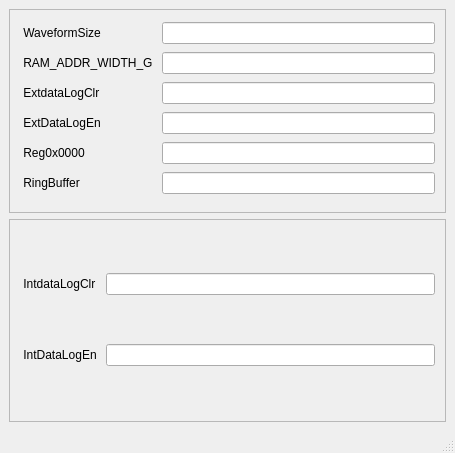
<?xml version="1.0" encoding="UTF-8"?>
<ui version="4.0">
 <class>MainWindow</class>
 <widget class="QMainWindow" name="MainWindow">
  <property name="geometry">
   <rect>
    <x>0</x>
    <y>0</y>
    <width>455</width>
    <height>453</height>
   </rect>
  </property>
  <property name="windowTitle">
   <string>MainWindow</string>
  </property>
  <widget class="QWidget" name="centralwidget">
   <layout class="QGridLayout" name="gridLayout_3">
    <item row="0" column="0">
     <widget class="QScrollArea" name="StatusVariables">
      <property name="minimumSize">
       <size>
        <width>0</width>
        <height>193</height>
       </size>
      </property>
      <property name="widgetResizable">
       <bool>true</bool>
      </property>
      <widget class="QWidget" name="scrollAreaWidgetContents_2">
       <property name="geometry">
        <rect>
         <x>0</x>
         <y>0</y>
         <width>435</width>
         <height>191</height>
        </rect>
       </property>
       <layout class="QGridLayout" name="gridLayout_4">
        <property name="leftMargin">
         <number>10</number>
        </property>
        <property name="topMargin">
         <number>10</number>
        </property>
        <property name="rightMargin">
         <number>10</number>
        </property>
        <property name="bottomMargin">
         <number>10</number>
        </property>
        <property name="spacing">
         <number>6</number>
        </property>
        <item row="0" column="0">
         <widget class="QLabel" name="WaveformSize">
          <property name="text">
           <string> WaveformSize </string>
          </property>
         </widget>
        </item>
        <item row="0" column="1">
         <widget class="caLineEdit" name="$(DEVICE):$(PORT):WaveformSize">
          <property name="channel" stdset="0">
           <string notr="true">$(DEVICE):$(PORT):WaveformSize</string>
          </property>
          <property name="formatType">
           <enum>caLineEdit::hexadecimal</enum>
          </property>
         </widget>
        </item>
        <item row="1" column="0">
         <widget class="QLabel" name="RAM_ADDR_WIDTH_G">
          <property name="text">
           <string> RAM_ADDR_WIDTH_G </string>
          </property>
         </widget>
        </item>
        <item row="1" column="1">
         <widget class="caLineEdit" name="$(DEVICE):$(PORT):RAM_ADDR_WIDTH_G">
          <property name="channel" stdset="0">
           <string notr="true">$(DEVICE):$(PORT):RAM_ADDR_WIDTH_G</string>
          </property>
          <property name="formatType">
           <enum>caLineEdit::hexadecimal</enum>
          </property>
         </widget>
        </item>
        <item row="2" column="0">
         <widget class="QLabel" name="ExtdataLogClr">
          <property name="text">
           <string> ExtdataLogClr </string>
          </property>
         </widget>
        </item>
        <item row="2" column="1">
         <widget class="caLineEdit" name="$(DEVICE):$(PORT):ExtdataLogClr">
          <property name="channel" stdset="0">
           <string notr="true">$(DEVICE):$(PORT):ExtdataLogClr</string>
          </property>
          <property name="formatType">
           <enum>caLineEdit::hexadecimal</enum>
          </property>
         </widget>
        </item>
        <item row="3" column="0">
         <widget class="QLabel" name="ExtDataLogEn">
          <property name="text">
           <string> ExtDataLogEn </string>
          </property>
         </widget>
        </item>
        <item row="3" column="1">
         <widget class="caLineEdit" name="$(DEVICE):$(PORT):ExtDataLogEn">
          <property name="channel" stdset="0">
           <string notr="true">$(DEVICE):$(PORT):ExtDataLogEn</string>
          </property>
          <property name="formatType">
           <enum>caLineEdit::hexadecimal</enum>
          </property>
         </widget>
        </item>
        <item row="6" column="0">
         <widget class="QLabel" name="Reg0x0000">
          <property name="text">
           <string> Reg0x0000 </string>
          </property>
         </widget>
        </item>
        <item row="6" column="1">
         <widget class="caLineEdit" name="$(DEVICE):$(PORT):Reg0x0000">
          <property name="channel" stdset="0">
           <string notr="true">$(DEVICE):$(PORT):Reg0x0000</string>
          </property>
          <property name="formatType">
           <enum>caLineEdit::hexadecimal</enum>
          </property>
         </widget>
        </item>
        <item row="7" column="0">
         <widget class="QLabel" name="RingBuffer">
          <property name="text">
           <string> RingBuffer </string>
          </property>
         </widget>
        </item>
        <item row="7" column="1">
         <widget class="caLineEdit" name="$(DEVICE):$(PORT):RingBuffer">
          <property name="channel" stdset="0">
           <string notr="true">$(DEVICE):$(PORT):RingBuffer</string>
          </property>
          <property name="formatType">
           <enum>caLineEdit::hexadecimal</enum>
          </property>
         </widget>
        </item>
       </layout>
      </widget>
     </widget>
    </item>
    <item row="1" column="0">
     <widget class="QScrollArea" name="ConfigurationVariables">
      <property name="widgetResizable">
       <bool>true</bool>
      </property>
      <widget class="QWidget" name="scrollAreaWidgetContents_3">
       <property name="geometry">
        <rect>
         <x>0</x>
         <y>0</y>
         <width>435</width>
         <height>190</height>
        </rect>
       </property>
       <layout class="QGridLayout" name="gridLayout_5">
        <property name="leftMargin">
         <number>10</number>
        </property>
        <property name="topMargin">
         <number>10</number>
        </property>
        <property name="rightMargin">
         <number>10</number>
        </property>
        <property name="bottomMargin">
         <number>10</number>
        </property>
        <property name="spacing">
         <number>6</number>
        </property>
        <item row="4" column="0">
         <widget class="QLabel" name="IntdataLogClr">
          <property name="text">
           <string> IntdataLogClr </string>
          </property>
         </widget>
        </item>
        <item row="4" column="1">
         <widget class="caTextEntry" name="$(DEVICE):$(PORT):IntdataLogClr">
          <property name="channel" stdset="0">
           <string notr="true">$(DEVICE):$(PORT):IntdataLogClr</string>
          </property>
          <property name="formatType">
           <enum>caLineEdit::hexadecimal</enum>
          </property>
         </widget>
        </item>
        <item row="5" column="0">
         <widget class="QLabel" name="IntDataLogEn">
          <property name="text">
           <string> IntDataLogEn </string>
          </property>
         </widget>
        </item>
        <item row="5" column="1">
         <widget class="caTextEntry" name="$(DEVICE):$(PORT):IntDataLogEn">
          <property name="channel" stdset="0">
           <string notr="true">$(DEVICE):$(PORT):IntDataLogEn</string>
          </property>
          <property name="formatType">
           <enum>caLineEdit::hexadecimal</enum>
          </property>
         </widget>
        </item>
       </layout>
      </widget>
     </widget>
    </item>
   </layout>
  </widget>
  <widget class="QMenuBar" name="menubar">
   <property name="geometry">
    <rect>
     <x>0</x>
     <y>0</y>
     <width>455</width>
     <height>22</height>
    </rect>
   </property>
  </widget>
  <widget class="QStatusBar" name="statusbar"/>
 </widget>
 <customwidgets>
  <customwidget>
   <class>caTextEntry</class>
   <extends>caLineEdit</extends>
   <header>caTextEntry</header>
  </customwidget>
  <customwidget>
   <class>caLineEdit</class>
   <extends>QLineEdit</extends>
   <header>caLineEdit</header>
  </customwidget>
 </customwidgets>
 <resources/>
 <connections/>
</ui>
